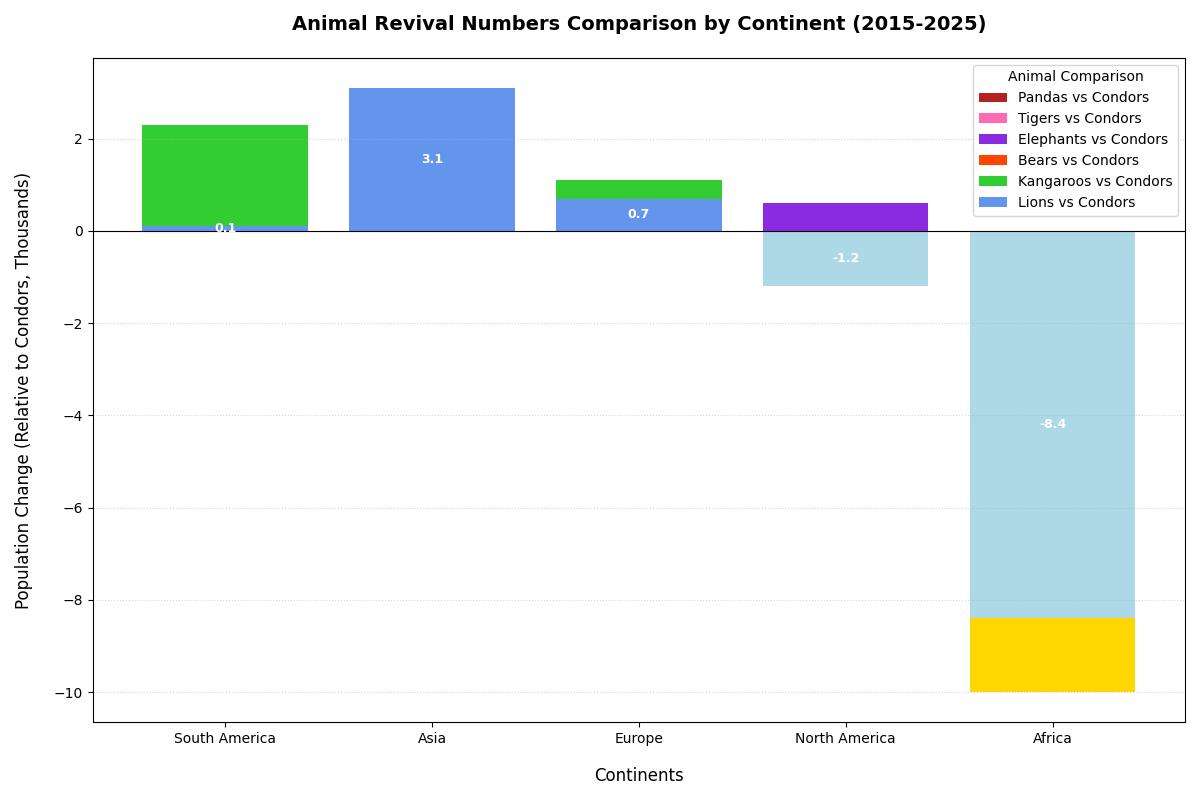

Write the Python code that produced this figure.
import matplotlib.pyplot as plt
import numpy as np

continents = ['South America', 'Asia', 'Europe', 'North America', 'Africa']
animals = ['Condors', 'Pandas', 'Tigers', 'Elephants', 'Bears', 'Kangaroos', 'Lions']

data = [
    [0, 0, 0, 0, 1.5, 2.3, 0.1],
    [0, 1.5, 1.2, 0, 0, 0.5, 3.1],
    [0, 0, 0, 0.4, 0, 1.1, 0.7],
    [1.2, 0, 0, 1.8, 0.5, 0, 0],
    [10, 0.7, 0, 0.2, 0, 2.2, 1.6]
]
data_transposed = np.array(data).T

reference_index = 0  # Using 'Condors' as the reference
reference_data = data_transposed[reference_index]

# New set of colors for positive and negative bars for additional animals
colors_pos = ['#007f7f', '#b22222', '#ff69b4', '#8a2be2', '#ff4500', '#32cd32', '#6495ed']
colors_neg = ['#afeeee', '#ffb6c1', '#dda0dd', '#c2c2c2', '#ffd700', '#90ee90', '#add8e6']

fig, ax = plt.subplots(figsize=(12, 8))

for idx, (animal_data, positive_color, negative_color) in enumerate(zip(data_transposed, colors_pos, colors_neg)):
    if idx == reference_index:
        continue
    
    diff_data = animal_data - reference_data
    positive_diff = np.clip(diff_data, 0, None)
    negative_diff = np.clip(diff_data, None, 0)
    
    ax.bar(continents, positive_diff, label=f'{animals[idx]} vs {animals[reference_index]}', color=positive_color)
    ax.bar(continents, negative_diff, color=negative_color)

for continent_idx, (cont_pos, cont_neg) in enumerate(zip(positive_diff, negative_diff)):
    if cont_pos > 0:
        ax.text(continent_idx, cont_pos / 2, f'{cont_pos:.1f}', ha='center', va='center', color='white', fontsize=9, fontweight='bold')
    if cont_neg < 0:
        ax.text(continent_idx, cont_neg / 2, f'{cont_neg:.1f}', ha='center', va='center', color='white', fontsize=9, fontweight='bold')

ax.axhline(0, color='black', linewidth=0.8)
ax.set_title('Animal Revival Numbers Comparison by Continent (2015-2025)', fontsize=14, fontweight='bold', pad=20)
ax.set_xlabel('Continents', fontsize=12, labelpad=15)
ax.set_ylabel('Population Change (Relative to Condors, Thousands)', fontsize=12, labelpad=15)
ax.legend(title='Animal Comparison', loc='best')
ax.yaxis.grid(True, linestyle=':', alpha=0.5)

plt.tight_layout()
plt.show()
